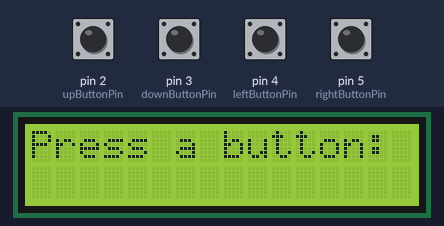
Bench run of a sketch on a simulated Arduino Uno, built with avr-gcc and run on an emulated ATmega328P. Shown: 16×2 character LCD. The inputs (shaded band) are chosen by the test bench; at power-on: pin 2 (upButtonPin), pin 3 (downButtonPin), pin 4 (leftButtonPin), pin 5 (rightButtonPin) HIGH.

Above: at 1.2 s.
1.3 s: pin 2 (upButtonPin) pulled LOW for 0.15 s
At 1.37 s:
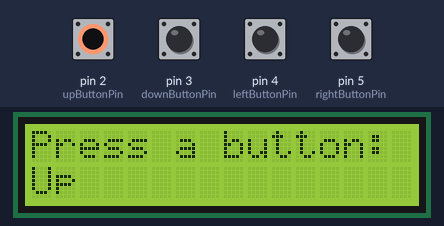
2.9 s: pin 3 (downButtonPin) pulled LOW for 0.15 s
At 2.97 s:
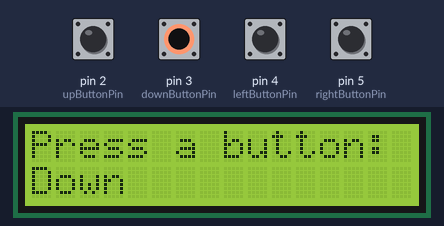
4.5 s: pin 4 (leftButtonPin) pulled LOW for 0.15 s
At 4.57 s:
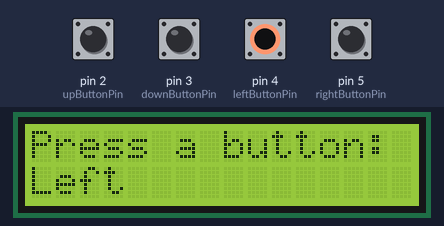
6.1 s: pin 5 (rightButtonPin) pulled LOW for 0.15 s
At 6.17 s:
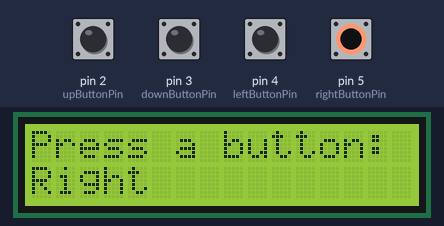
Timing chart, 0 to 8.7 s (numbered marks = the images above; inputs shaded):
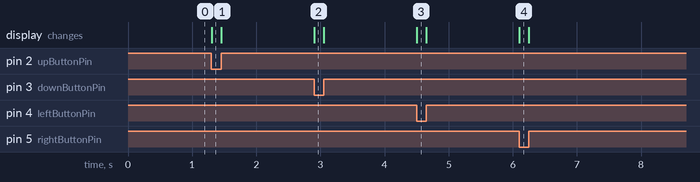

Measured:
- after the input at 1.3 s, the display: changes at once (image 1)
- after the input at 2.9 s, the display: changes at once (image 2)
- after the input at 4.5 s, the display: changes at once (image 3)
- after the input at 6.1 s, the display: changes at once (image 4)

The sketch:

push_buttons.ino
```cpp
/*
* The purpose of this code is to test push buttons and display it in an LCD diplay.
* Requirements:
*   Arduino board (e.g., Arduino Uno)
*   4x push buttons
*   4x 10k ohm resistors (for pull-down or pull-up resistors)
*   LCD display (e.g., 16x2 character LCD)
*/
#include <LiquidCrystal.h>

// Define the pins for the buttons and LCD
const int upButtonPin = 2;
const int downButtonPin = 3;
const int leftButtonPin = 4;
const int rightButtonPin = 5;

// Initialize the LCD library
LiquidCrystal lcd(8, 9, 10, 11, 12, 13);

void setup() {
  // Set up the LCD
  lcd.begin(16, 2);

  // Initialize the button pins as INPUT_PULLUP
  pinMode(upButtonPin, INPUT_PULLUP);
  pinMode(downButtonPin, INPUT_PULLUP);
  pinMode(leftButtonPin, INPUT_PULLUP);
  pinMode(rightButtonPin, INPUT_PULLUP);

  // Clear the LCD display
  lcd.clear();
  lcd.setCursor(0, 0);
  lcd.print("Press a button:");
}

void loop() {
  if (digitalRead(upButtonPin) == LOW) {
    lcd.setCursor(0, 1);
    lcd.print("Up            ");
  } else if (digitalRead(downButtonPin) == LOW) {
    lcd.setCursor(0, 1);
    lcd.print("Down          ");
  } else if (digitalRead(leftButtonPin) == LOW) {
    lcd.setCursor(0, 1);
    lcd.print("Left          ");
  } else if (digitalRead(rightButtonPin) == LOW) {
    lcd.setCursor(0, 1);
    lcd.print("Right         ");
  } else {
    lcd.setCursor(0, 1);
    lcd.print("               "); // Clear the second line of the LCD
  }
}
```
